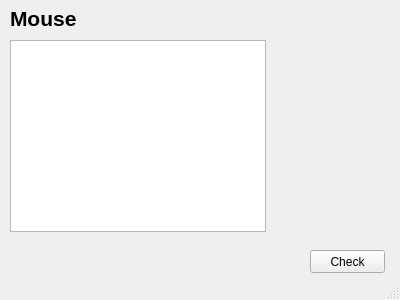
<?xml version="1.0" encoding="UTF-8"?>
<ui version="4.0">
 <class>MainWindow</class>
 <widget class="QMainWindow" name="MainWindow">
  <property name="geometry">
   <rect>
    <x>0</x>
    <y>0</y>
    <width>400</width>
    <height>300</height>
   </rect>
  </property>
  <property name="windowTitle">
   <string>Mouse v1.0</string>
  </property>
  <widget class="QWidget" name="centralWidget">
   <widget class="QGraphicsView" name="graphOne">
    <property name="geometry">
     <rect>
      <x>10</x>
      <y>40</y>
      <width>256</width>
      <height>192</height>
     </rect>
    </property>
    <property name="mouseTracking">
     <bool>true</bool>
    </property>
    <property name="backgroundBrush">
     <brush brushstyle="NoBrush">
      <color alpha="255">
       <red>0</red>
       <green>0</green>
       <blue>0</blue>
      </color>
     </brush>
    </property>
    <property name="foregroundBrush">
     <brush brushstyle="SolidPattern">
      <color alpha="255">
       <red>0</red>
       <green>0</green>
       <blue>0</blue>
      </color>
     </brush>
    </property>
    <property name="renderHints">
     <set>QPainter::HighQualityAntialiasing|QPainter::TextAntialiasing</set>
    </property>
    <property name="dragMode">
     <enum>QGraphicsView::NoDrag</enum>
    </property>
    <property name="resizeAnchor">
     <enum>QGraphicsView::NoAnchor</enum>
    </property>
   </widget>
   <widget class="QLabel" name="lblTitle">
    <property name="geometry">
     <rect>
      <x>10</x>
      <y>10</y>
      <width>71</width>
      <height>16</height>
     </rect>
    </property>
    <property name="font">
     <font>
      <pointsize>16</pointsize>
      <weight>75</weight>
      <bold>true</bold>
     </font>
    </property>
    <property name="text">
     <string>Mouse</string>
    </property>
   </widget>
   <widget class="QPushButton" name="btnCheck">
    <property name="geometry">
     <rect>
      <x>310</x>
      <y>250</y>
      <width>75</width>
      <height>23</height>
     </rect>
    </property>
    <property name="text">
     <string>Check</string>
    </property>
   </widget>
  </widget>
  <widget class="QStatusBar" name="statusBar"/>
 </widget>
 <layoutdefault spacing="6" margin="11"/>
 <resources/>
 <connections/>
</ui>
